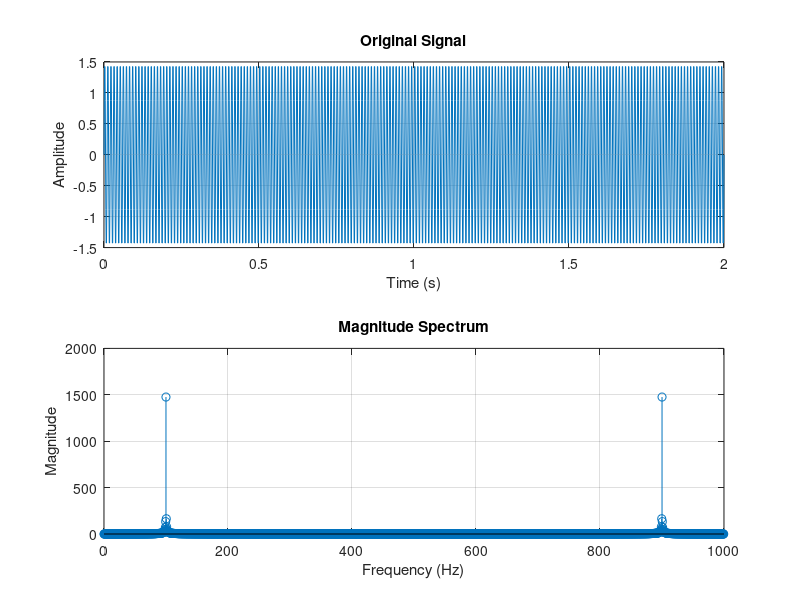

Recreate this plot in MATLAB.
% Signal specifications
duration = 2;               % Signal duration in seconds
sampling_frequency = 1000;  % Sampling frequency in Hz
signal_frequency = 100;     % Signal frequency in Hz
amplitude = 1.5;            % Signal amplitude

% Time vector
t = 0:1/sampling_frequency:duration;

% Generate the signal
x = amplitude * sin(2*pi*signal_frequency*t);

% Plot the signal
subplot(2,1,1);
plot(t, x);
xlabel('Time (s)');
ylabel('Amplitude');
title('Original Signal');
grid on;

% Apply DFT
X = fft(x);

% Calculate the frequency axis for plotting
f_axis = (0:length(X)-1) * (sampling_frequency / length(X));

% Plot the magnitude spectrum
subplot(2,1,2);
stem(f_axis, abs(X));
xlabel('Frequency (Hz)');
ylabel('Magnitude');
title('Magnitude Spectrum');
grid on;
